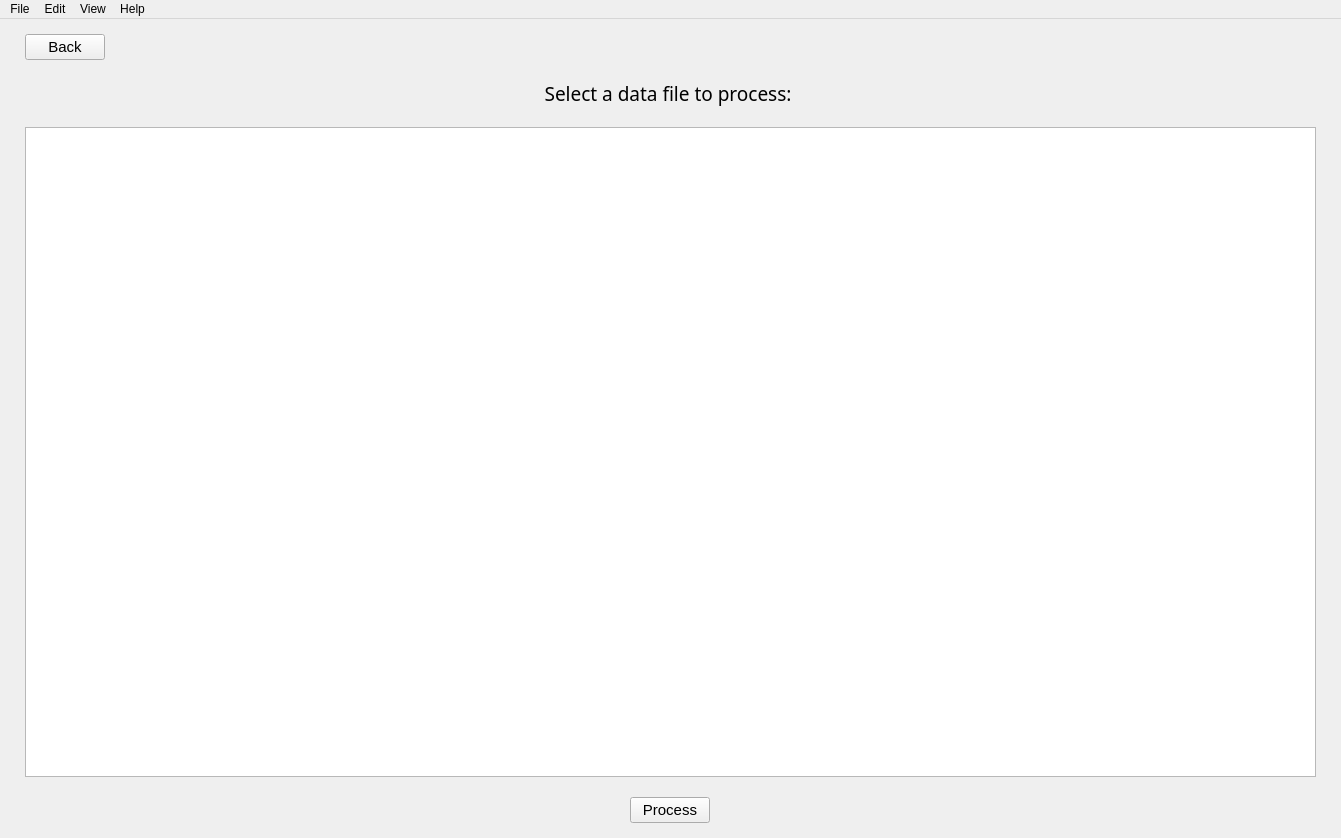
<?xml version="1.0" encoding="UTF-8"?>
<ui version="4.0">
 <class>MainWindow</class>
 <widget class="QMainWindow" name="MainWindow">
  <property name="geometry">
   <rect>
    <x>0</x>
    <y>0</y>
    <width>1341</width>
    <height>838</height>
   </rect>
  </property>
  <property name="font">
   <font>
    <family>Arial</family>
    <pointsize>9</pointsize>
   </font>
  </property>
  <property name="windowTitle">
   <string>MainWindow</string>
  </property>
  <widget class="QWidget" name="centralwidget">
   <layout class="QVBoxLayout" name="verticalLayout_2">
    <property name="leftMargin">
     <number>25</number>
    </property>
    <property name="topMargin">
     <number>15</number>
    </property>
    <property name="rightMargin">
     <number>25</number>
    </property>
    <property name="bottomMargin">
     <number>5</number>
    </property>
    <item>
     <layout class="QVBoxLayout" name="verticalLayout" stretch="0,0,0,0">
      <property name="spacing">
       <number>20</number>
      </property>
      <property name="bottomMargin">
       <number>10</number>
      </property>
      <item>
       <layout class="QHBoxLayout" name="horizontalLayout_2">
        <item>
         <widget class="QPushButton" name="btn_back">
          <property name="font">
           <font>
            <pointsize>11</pointsize>
           </font>
          </property>
          <property name="text">
           <string>Back</string>
          </property>
         </widget>
        </item>
        <item>
         <spacer name="horizontalSpacer">
          <property name="orientation">
           <enum>Qt::Horizontal</enum>
          </property>
          <property name="sizeHint" stdset="0">
           <size>
            <width>40</width>
            <height>20</height>
           </size>
          </property>
         </spacer>
        </item>
       </layout>
      </item>
      <item>
       <layout class="QHBoxLayout" name="hlayout_title" stretch="1">
        <item>
         <widget class="QLabel" name="lbl_instructions">
          <property name="font">
           <font>
            <family>Bahnschrift SemiLight</family>
            <pointsize>14</pointsize>
           </font>
          </property>
          <property name="text">
           <string>Select a data file to process: </string>
          </property>
          <property name="alignment">
           <set>Qt::AlignCenter</set>
          </property>
         </widget>
        </item>
       </layout>
      </item>
      <item>
       <layout class="QHBoxLayout" name="hlayout_content">
        <property name="spacing">
         <number>15</number>
        </property>
        <item>
         <widget class="QTableWidget" name="table_files">
          <property name="font">
           <font>
            <family>Arial</family>
            <pointsize>11</pointsize>
           </font>
          </property>
         </widget>
        </item>
       </layout>
      </item>
      <item>
       <layout class="QHBoxLayout" name="hlayout_process">
        <item>
         <widget class="QPushButton" name="btn_process">
          <property name="sizePolicy">
           <sizepolicy hsizetype="Fixed" vsizetype="Fixed">
            <horstretch>0</horstretch>
            <verstretch>0</verstretch>
           </sizepolicy>
          </property>
          <property name="baseSize">
           <size>
            <width>0</width>
            <height>0</height>
           </size>
          </property>
          <property name="font">
           <font>
            <family>Arial</family>
            <pointsize>11</pointsize>
           </font>
          </property>
          <property name="text">
           <string>Process</string>
          </property>
         </widget>
        </item>
       </layout>
      </item>
     </layout>
    </item>
   </layout>
  </widget>
  <widget class="QMenuBar" name="menubar">
   <property name="geometry">
    <rect>
     <x>0</x>
     <y>0</y>
     <width>1341</width>
     <height>26</height>
    </rect>
   </property>
   <widget class="QMenu" name="menuFile">
    <property name="title">
     <string>File</string>
    </property>
   </widget>
   <widget class="QMenu" name="menuEdit">
    <property name="title">
     <string>Edit</string>
    </property>
   </widget>
   <widget class="QMenu" name="menuView">
    <property name="title">
     <string>View</string>
    </property>
   </widget>
   <widget class="QMenu" name="menuHelp">
    <property name="title">
     <string>Help</string>
    </property>
   </widget>
   <addaction name="menuFile"/>
   <addaction name="menuEdit"/>
   <addaction name="menuView"/>
   <addaction name="menuHelp"/>
  </widget>
 </widget>
 <resources/>
 <connections/>
</ui>
